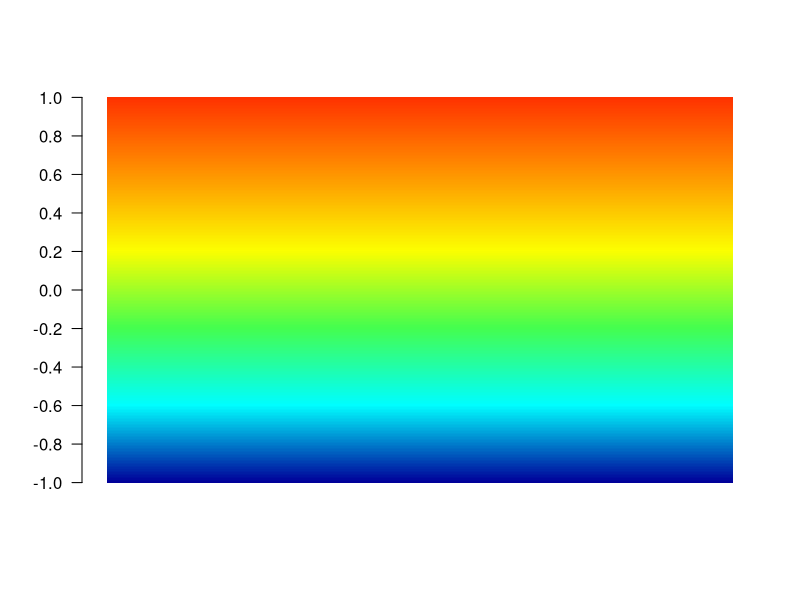

Recreate this plot in R.
color.bar <- function(lut, min, max=-min, nticks=11, ticks=seq(min, max, len=nticks), title='') {
  scale = (length(lut)-1)/(max-min)
  
  dev.new(width=1.75, height=5)
  plot(c(0,10), c(min,max), type='n', bty='n', xaxt='n', xlab='', yaxt='n', ylab='', main=title)
  axis(2, ticks, las=1)
  for (i in 1:(length(lut)-1)) {
    y = (i-1)/scale + min
    rect(0,y,10,y+1/scale, col=lut[i], border=NA)
  }
}

cols <-  colorRampPalette(c("#000099", "#00FEFF", "#45FE4F","#FCFF00", "#FF9400", "#FF3100"))(256)


color.bar(cols, -1)
